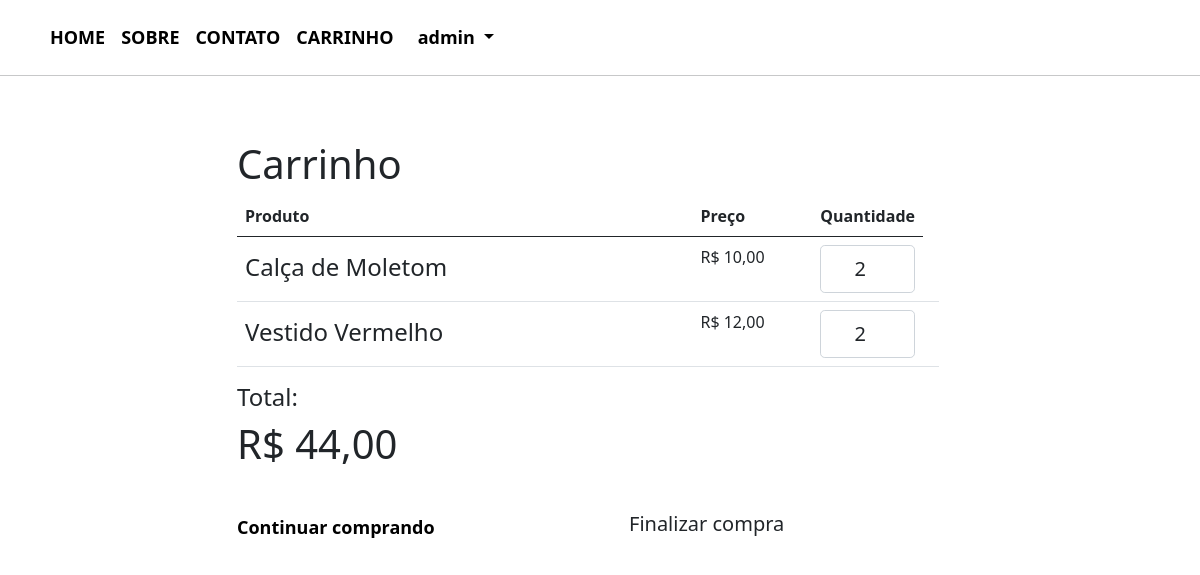
The app's page /cart (signed in) with its own data.
### lojaapp/models.py (models this page shows, shortened)
class ItemCarrinho(models.Model):
    produto = models.OneToOneField(Produto,on_delete=models.CASCADE)
    quantidade = models.IntegerField(default=0)

class Produto(models.Model):
    titulo = models.CharField(max_length=255)
    categoria = models.ForeignKey(Categoria, on_delete=models.CASCADE)
    criado_em = models.DateTimeField(auto_now_add=True)
    descricao = models.TextField(blank=True)
    imagem = models.ImageField(upload_to="imagens/")
    slug = models.SlugField(max_length=128)
    preco = models.DecimalField(max_digits=9,decimal_places=2)
    class Meta:
        verbose_name_plural = "Produtos"
        ordering = ("-criado_em",)
    def format_preco(self):
        return "R$ " + str(self.preco).replace(".",",")

### lojaapp/views.py (the view, shortened to what this page needs)
# urls.py: path("cart",Cart,name="Cart"),
def Cart(request):
    if request.method == "GET":
        user = request.user
        print(user.id)
        items = Carrinho.objects.get(usuario_id=user.id).items.all()
        return render(request, 'shopping_cart.html',{"items": items})

### lojaapp/models.py (called while the page is built)
    def value_format(self):
        total = 0
        for i in ItemCarrinho.objects.all():
            total += i.produto.preco*i.quantidade
        return "R$ " + str(round(total,2)).replace(".",",")

### templates/shopping_cart.html (shortened to what this page needs)
{% extends './base.html' %}
{% load static %}
{% block content%}
<section class="pt-5 pb-5">
    <div class="container" style="max-width: 750px;">
      <div class="row w-100">
          <div class="col-lg-12 col-md-12 col-12">
              <h1>Carrinho</h1>
              <table id="shoppingCart" class="table table-responsive">
                  <thead>
                      <tr>
                          <th style="width:70%">Produto</th>
                          <th style="width:18%">Preço</th>
                          <th style="width:12%">Quantidade</th>
                      </tr>
                  </thead>
                  <tbody>
                    {% for item in items %}
                      <tr>
                          <td data-th="Product">
                              <div class="row">
                                  <div class="col-md-9 text-left mt-sm-2">
                                      <h4>{{ item.produto.titulo }}</h4>
                                  </div>
                              </div>
                          </td>
                          <td id="preco_{{item.produto.id}}" data-th="Price">{{ item.produto.format_preco }}</td>
                          <td data-th="Quantity">
                              <input  id="quantity_{{item.produto.id}}"  type="number" class="form-control form-control-lg text-center" value="{{item.quantidade}}">
                          </td>
                          <td class="actions" data-th="">
                          </td>
                      </tr>
                      {% endfor %}
                  </tbody>
              </table>
              <div class="float-right text-right">
                  <h4>Total:</h4>
                  <h1 id="preco_total">{{user.carrinho.value_format}}</h1>
              </div>
          </div>
      </div>
      <div class="row mt-4 d-flex align-items-center">
          <div class="col-sm-6 order-md-2 text-right">
              <a href="pagamento" class="btn btn-sucess mb-4 btn-lg pl-5 pr-5">Finalizar compra</a>
          </div>
          <div class="col-sm-6 mb-3 mb-m-1 order-md-1 text-md-left">
              <a href="/home" style="text-decoration: none; color: black; font-size: large;">
                  <b>Continuar comprando</b></a>
          </div>
      </div>
  </div>
  </section>
{% endblock %}

### templates/base.html (shortened to what this page needs)
{% load static %}
{% load widget_tweaks %}
<!DOCTYPE html>
<html>
<head>
    <link href="https://cdn.jsdelivr.net/npm/bootstrap@5.0.0-beta1/dist/css/bootstrap.min.css" rel="stylesheet">
</head>
<body>
    <header>
        {% if user.is_authenticated %}
            <div class="container d-flex flex-row bd-highlight mt-3">
                <a href="/" class="p-2 bd-highlight" style="text-decoration: none; color: black; font-size: large;"> <b>HOME</b> </a>
                <a href="/sobre/" class="p-2 bd-highlight" style="text-decoration: none; color: black; font-size: large;"><b>SOBRE</b></a>
                <a href="/contato/" class="p-2 bd-highlight" style="text-decoration: none; color: black; font-size: large;"><b>CONTATO</b></a>
                <a href="/cart" class="p-2 bd-highlight" style="text-decoration: none; color: black; font-size: large;"><b>CARRINHO</b></a>
                <li class="nav-item dropdown d-flex justify-content-end" >
                    <a class="nav-link dropdown-toggle" href="#" id="navbarDropdown" role="button"
                    data-bs-toggle="dropdown" aria-expanded="false" style="text-decoration: none; color: black; font-size: large;">
                        <b>{{ user.get_username }}</b>
                    </a>
                </li>
            </div>
        {% else %}
            <li class="me-auto nav-item">
                <a class="nav-link" href="/accounts/login">Login</a>
            </li>
        {% endif %}
        <hr>
    </header>
    <div id="content">{% block content %} {% endblock %}</div>
</body>
</html>

### records on screen
ItemCarrinho: produto.titulo "Calça de Moletom", produto.format_preco "R$ 10,00", produto.id "2"
ItemCarrinho: produto.titulo "Vestido Vermelho", produto.format_preco "R$ 12,00", quantidade "2"

### other values on screen
{{ user.get_username }} "admin"
{{ user.carrinho.value_format }} "R$ 44,00"
